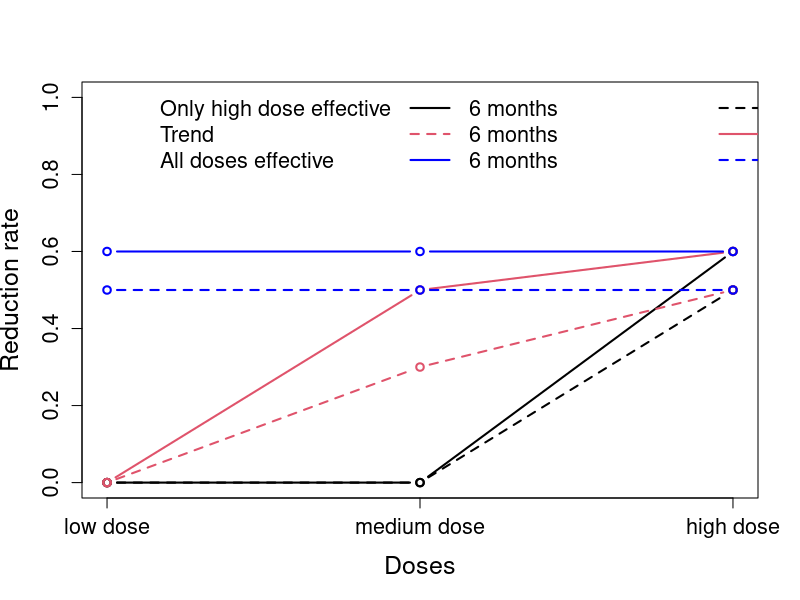

R code for this plot: (Note: this script raises an error after producing the figure.)
###################################################################
#mans

mu<-1838
sigma<-2565
rmonth=30


##################################
#
# Simulation 1
#


r0_6no=0
r1_6no=0
r2_6no=0
r3_6no=0
r0_12no=0
r1_12no=0
r2_12no=0
r3_12no=0

r0_6lo=0
r1_6lo=0
r2_6lo=0
r3_6lo=0.5
r0_12lo=0
r1_12lo=0
r2_12lo=0
r3_12lo=0.6

r0_6me=0
r1_6me=0
r2_6me=0.3
r3_6me=0.5
r0_12me=0
r1_12me=0
r2_12me=0.5
r3_12me=0.6

r0_6hi=0
r1_6hi=0.5
r2_6hi=0.5
r3_6hi=0.5
r0_12hi=0
r1_12hi=0.6
r2_12hi=0.6
r3_12hi=0.6

pdf(file ="Scenarios.pdf", width = 10, height = 10, pointsize = 12, paper = "special")
plot(1:3,c(r1_6lo,r2_6lo,r3_6lo),type="b",lty=2,ylim=c(0,1),ylab="Reduction rate",xlab="Doses",lwd=2,xaxt="n",cex.lab=1.5,cex.axis=1.3)
axis(1,c(1:3),c("low dose","medium dose","high dose"),cex.axis=1.3,cex=1.3)#,c("Selection","condPow","Pow"),padj=-0.3,cex.axis=1.3)
legend("topleft",legend=c("Only high dose effective","Trend","All doses effective","6 months","6 months","6 months","12 months","12 months","12 months"),lwd=2,col=c("white","white","white",1,2,"blue",1,2,"blue"),bty="n",lty=c(2,1,2,1,2,1),ncol=3,cex=1.3)
lines(1:3,c(r1_12lo,r2_12lo,r3_12lo),type="b",lty=1,lwd=2)
lines(1:3,c(r1_12me,r2_12me,r3_12me),type="b",lty=1,lwd=2,col=2)
lines(1:3,c(r1_6me,r2_6me,r3_6me),type="b",lty=2,lwd=2,col=2)            
lines(1:3,c(r1_12hi,r2_12hi,r3_12hi),type="b",lty=1,lwd=2,col="blue")
lines(1:3,c(r1_6hi,r2_6hi,r3_6hi),type="b",lty=2,lwd=2,col="blue")            
dev.off()







mu_raw_0 = mu
sd_raw_0 = sigma 
rho = 0.5
n_trials=10000
n_arms = 4
N1<-c(80,80,80,120,120,120)
N = 200

alpha1<-c(.1,.2,.3,.1,.2,.3)
alpha=.025
sim_out1=1
sel_scen=0
side1=1
test1=0
dropout=.1
rr0=0
rr1=0
rr2=0
rr3=0

#no_effect

#simulation.global.null<-c(mu_raw_0, sd_raw_0, r0_6,r1_6,r2_6,r3_6, r0_12,r1_12,r2_12,r3_12,  rho ,   #data.matrix(expand.grid
#            n_trials,n_arms,N1 , N, rmonth, alpha1 , alpha,  sim_out1,sel_scen, side1, test1)#)

mans_no_effect<-mapply(simul_res,mu_raw_0, sd_raw_0 , r0_6no,r1_6no,r2_6no,r3_6no, r0_12no,r1_12no,r2_12no,r3_12no,  rho ,
                        n_trials,4,N1 , N, rmonth, alpha1 , alpha,
                        sim_out1,sel_scen, side1,test1,dropout,rr0,rr1,rr2,rr3)



#low_effect
mans_low_effect<-mapply(simul_res,mu_raw_0, sd_raw_0 , r0_6lo,r1_6lo,r2_6lo,r3_6lo, r0_12lo,r1_12lo,r2_12lo,r3_12lo,  rho ,
                         n_trials,4,N1 , N, rmonth, alpha1 , alpha,
                         sim_out1,sel_scen, side1,test1,dropout,rr0,rr1,rr2,rr3)


#med_effect

mans_med_effect<-mapply(simul_res,mu_raw_0, sd_raw_0 , r0_6me,r1_6me,r2_6me,r3_6me, r0_12me,r1_12me,r2_12me,r3_12me,  rho ,
                         n_trials,4,N1 , N, rmonth, alpha1 , alpha,
                         sim_out1,sel_scen, side1,test1,dropout,rr0,rr1,rr2,rr3)



#high_effect

mans_high_effect<-mapply(simul_res,mu_raw_0, sd_raw_0 , r0_6hi,r1_6hi,r2_6hi,r3_6hi, r0_12hi,r1_12hi,r2_12hi,r3_12hi,  rho ,
                          n_trials,4,N1 , N, rmonth, alpha1 , alpha,
                          sim_out1,sel_scen, side1,test1,dropout,rr0,rr1,rr2,rr3)




#Power
pdf(file ="mans_Pow.pdf", width = 12, height = 9, pointsize = 12, paper = "special")

par (mfrow=c(3,4), mar=c(1, 1, 1, 1), oma=c(3, 3, 1, 1))
#plot(1:3,mans_no_effect[7,1:3],type="b",xaxt="n",ylim=c(0,1),lty=1,lwd=2,col=1)
#mtext(side=2,"Proportion",cex=1,line=2.1)#,line=2.2)
#mtext(side=3,"Low Dose",cex=1.3)#,line=2.2)
#lines(1:3,mans_no_effect[7,4:6],type="b",lwd=2,col=2)
#lines(1:3,mans_no_effect[11,1:3],type="b",lwd=2,col=3,lty=2)
#lines(1:3,mans_no_effect[15,1:3],type="b",lwd=2,col=5,lty=2)

#plot(1:3,mans_no_effect[8,1:3],type="b",xaxt="n",yaxt="n",ylim=c(0,1),lwd=2,col=1)
#mtext(side=3,"Medium Dose",cex=1.3)#,line=2.2)
#lines(1:3,mans_no_effect[8,4:6],type="b",lwd=2,col=2)
#lines(1:3,mans_no_effect[12,1:3],type="b",lwd=2,col=3,lty=2)
#lines(1:3,mans_no_effect[16,1:3],type="b",lwd=2,col=5,lty=2)

#plot(1:3,mans_no_effect[9,1:3],type="b",xaxt="n",yaxt="n",ylim=c(0,1),lwd=2,col=1)
#mtext(side=3,"High Dose",cex=1.3)#,line=2.2)
#lines(1:3,mans_no_effect[9,4:6],type="b",lwd=2,col=2)
#lines(1:3,mans_no_effect[13,1:3],type="b",lwd=2,col=3,lty=2)
#lines(1:3,mans_no_effect[17,1:3],type="b",lwd=2,col=5,lty=2)

#plot(1:3,mans_no_effect[10,1:3],type="b",xaxt="n",yaxt="n",ylim=c(0,1),lwd=2,col=1)
#mtext(side=3,"Disjunctive",cex=1.3)#,line=2.2)
#lines(1:3,mans_no_effect[10,4:6],type="b",lwd=2,col=2)
#lines(1:3,mans_no_effect[14,1:3],type="b",lwd=2,col=3,lty=2)
#lines(1:3,mans_no_effect[18,1:3],type="b",lwd=2,col=5,lty=2)
#mtext(side=4,"Global null hypothesis",cex=1,line=1)#,line=2.2)



plot(1:3,mans_low_effect[7,1:3],type="b",xaxt="n",ylim=c(0,1),lty=1,lwd=2,col=1,cex.axis=1.3)
legend("top",legend=c(expression(N[1]==80),expression(N[1]==120),"MA1","MA2"),lwd=2,col=c(1,2,3,4,"white","white"),lty=c(1,1,2,2),bty="n",cex=1.3)
mtext(side=2,"Proportion",cex=1,line=2.1)#,line=2.2)
mtext(side=3,"Low Dose",cex=1.3)#,line=2.2)
lines(1:3,mans_low_effect[7,4:6],type="b",lty=1,lwd=2,col=2)
lines(1:3,mans_low_effect[11,1:3],type="b",lwd=2,col=3,lty=2)
lines(1:3,mans_low_effect[15,1:3],type="b",lwd=2,col=5,lty=2)

plot(1:3,mans_low_effect[8,1:3],type="b",xaxt="n",yaxt="n",ylim=c(0,1),lwd=2,col=1)
mtext(side=3,"Medium Dose",cex=1.3)#,line=2.2)
lines(1:3,mans_low_effect[8,4:6],type="b",lwd=2,col=2)
lines(1:3,mans_low_effect[12,1:3],type="b",lwd=2,col=3,lty=2)
lines(1:3,mans_low_effect[16,1:3],type="b",lwd=2,col=5,lty=2)

plot(1:3,mans_low_effect[9,1:3],type="b",xaxt="n",yaxt="n",ylim=c(0,1),lwd=2,col=1)
mtext(side=3,"High Dose",cex=1.3)#,line=2.2)
lines(1:3,mans_low_effect[9,4:6],type="b",lwd=2,col=2)
lines(1:3,mans_low_effect[13,1:3],type="b",lwd=2,col=3,lty=2)
lines(1:3,mans_low_effect[17,1:3],type="b",lwd=2,col=5,lty=2)

plot(1:3,mans_low_effect[10,1:3],type="b",xaxt="n",yaxt="n",ylim=c(0,1),lwd=2,col=1)
lines(1:3,mans_low_effect[10,4:6],type="b",lwd=2,col=2)
mtext(side=3,"Disjunctive",cex=1.3)#,line=2.2)lines(1:3,mans_low_effect[10,4:6],type="b",lwd=2,col=2)
lines(1:3,mans_low_effect[14,1:3],type="b",lwd=2,col=3,lty=2)
lines(1:3,mans_low_effect[18,1:3],type="b",lwd=2,col=5,lty=2)
mtext(side=4,"Scenario high dose eff.",cex=1,line=1)#,line=2.2)


plot(1:3,mans_med_effect[7,1:3],type="b",xaxt="n",ylim=c(0,1),lty=1,lwd=2,col=1,cex.axis=1.3)
mtext(side=2,"Proportion",cex=1,line=2.1)#,line=2.2)
lines(1:3,mans_med_effect[7,4:6],type="b",lty=1,lwd=2,col=2)
lines(1:3,mans_med_effect[11,1:3],type="b",lwd=2,col=3,lty=2)
lines(1:3,mans_med_effect[15,1:3],type="b",lwd=2,col=5,lty=2)

plot(1:3,mans_med_effect[8,1:3],type="b",xaxt="n",yaxt="n",ylim=c(0,1),lwd=2,col=1)
lines(1:3,mans_med_effect[8,4:6],type="b",lwd=2,col=2)
lines(1:3,mans_med_effect[12,1:3],type="b",lwd=2,col=3,lty=2)
lines(1:3,mans_med_effect[16,1:3],type="b",lwd=2,col=5,lty=2)

plot(1:3,mans_med_effect[9,1:3],type="b",xaxt="n",yaxt="n",ylim=c(0,1),lwd=2,col=1)
lines(1:3,mans_med_effect[9,4:6],type="b",lwd=2,col=2)
lines(1:3,mans_med_effect[13,1:3],type="b",lwd=2,col=3,lty=2)
lines(1:3,mans_med_effect[17,1:3],type="b",lwd=2,col=5,lty=2)

plot(1:3,mans_med_effect[10,1:3],type="b",xaxt="n",yaxt="n",ylim=c(0,1),lwd=2,col=1)
lines(1:3,mans_med_effect[10,4:6],type="b",lwd=2,col=2)
lines(1:3,mans_med_effect[14,1:3],type="b",lwd=2,col=3,lty=2)
lines(1:3,mans_med_effect[18,1:3],type="b",lwd=2,col=5,lty=2)
mtext(side=4,"Scenario Trend",cex=1,line=1)#,line=2.2)

plot(1:3,mans_high_effect[7,1:3],type="b",xaxt="n",ylim=c(0,1),lty=1,lwd=2,col=1,cex.axis=1.3)
mtext(side=2,"Proportion",cex=1,line=2.1)#,line=2.2)
lines(1:3,mans_high_effect[7,4:6],type="b",lty=1,lwd=2,col=2)
lines(1:3,mans_high_effect[11,1:3],type="b",lwd=2,col=3,lty=2)
lines(1:3,mans_high_effect[15,1:3],type="b",lwd=2,col=5,lty=2)
axis(1,c(1:3),c("0.1","0.2","0.3"),padj=-0.3,cex.axis=1.3)#,c("Selection","condPow","Pow"),padj=-0.3,cex.axis=1.3)
mtext(side=1,expression(alpha[1]),cex=1,line=2)#,line=2.2)

plot(1:3,mans_high_effect[8,1:3],type="b",xaxt="n",yaxt="n",ylim=c(0,1),lwd=2,col=1)
lines(1:3,mans_high_effect[8,4:6],type="b",lwd=2,col=2)
lines(1:3,mans_high_effect[12,1:3],type="b",lwd=2,col=3,lty=2)
lines(1:3,mans_high_effect[16,1:3],type="b",lwd=2,col=5,lty=2)
axis(1,c(1:3),c("0.1","0.2","0.3"),padj=-0.3,cex.axis=1.3)#,c("Selection","condPow","Pow"),padj=-0.3,cex.axis=1.3)
mtext(side=1,expression(alpha[1]),cex=1,line=2)#,line=2.2)

plot(1:3,mans_high_effect[9,1:3],type="b",xaxt="n",yaxt="n",ylim=c(0,1),lwd=2,col=1)
lines(1:3,mans_high_effect[9,4:6],type="b",lwd=2,col=2)
lines(1:3,mans_high_effect[13,1:3],type="b",lwd=2,col=3,lty=2)
lines(1:3,mans_high_effect[17,1:3],type="b",lwd=2,col=5,lty=2)
axis(1,c(1:3),c("0.1","0.2","0.3"),padj=-0.3,cex.axis=1.3)#,c("Selection","condPow","Pow"),padj=-0.3,cex.axis=1.3)
mtext(side=1,expression(alpha[1]),cex=1,line=2)#,line=2.2)

plot(1:3,mans_high_effect[10,1:3],type="b",xaxt="n",yaxt="n",ylim=c(0,1),lwd=2,col=1)
lines(1:3,mans_high_effect[10,4:6],type="b",lwd=2,col=2)
lines(1:3,mans_high_effect[14,1:3],type="b",lwd=2,col=3,lty=2)
lines(1:3,mans_high_effect[18,1:3],type="b",lwd=2,col=5,lty=2)
mtext(side=4,"Scenario all dose eff.",cex=1,line=1)#,line=2.2)
axis(1,c(1:3),c("0.1","0.2","0.3"),padj=-0.3,cex.axis=1.3)#,c("Selection","condPow","Pow"),padj=-0.3,cex.axis=1.3)
mtext(side=1,expression(alpha[1]),cex=1,line=2)#,line=2.2)

dev.off()



#Selection
pdf(file ="mans_selection.pdf", width = 9, height = 12, pointsize = 12, paper = "special")

par (mfrow=c(4,3), mar=c(1, 1, 1, 1), oma=c(3, 3, 1, 1))
plot(1:3,mans_no_effect[1,1:3],type="b",xaxt="n",ylim=c(0,1),lty=1,lwd=2,col=1)
legend("top",legend=c(expression(N[1]==80),expression(N[1]==120)),lwd=2,col=c(1,2),lty=c(1,1),bty="n",cex=1.3)
mtext(side=2,"Proportion",cex=1,line=2.1)#,line=2.2)
mtext(side=3,"Low Dose",cex=1.3)#,line=2.2)
#legend("topright",legend=c(expression(N[1]==60),expression(alpha[1]==0.1),expression(alpha[1]==0.2),expression(alpha[1]==0.3),expression(N[1]==90),expression(alpha[1]==0.1),expression(alpha[1]==0.2),expression(alpha[1]==0.3)),cex=.8,lwd=2,col=c("white",1:3,"white",4:6),lwd=2.5,ncol=2,bty="n",pch=c(1,1:3,1,4:6))
lines(1:3,mans_no_effect[1,4:6],type="b",lwd=2,col=2)

plot(1:3,mans_no_effect[2,1:3],type="b",xaxt="n",yaxt="n",ylim=c(0,1),lwd=2,col=1)
mtext(side=3,"Medium Dose",cex=1.3)#,line=2.2)
lines(1:3,mans_no_effect[2,4:6],type="b",lwd=2,col=2)

plot(1:3,mans_no_effect[3,1:3],type="b",xaxt="n",yaxt="n",ylim=c(0,1),lwd=2,col=1)
mtext(side=3,"High Dose",cex=1.3)#,line=2.2)
lines(1:3,mans_no_effect[3,4:6],type="b",lwd=2,col=2)

mtext(side=4,"Global null hypothesis",cex=1,line=1)#,line=2.2)



plot(1:3,mans_low_effect[1,1:3],type="b",xaxt="n",ylim=c(0,1),lty=1,lwd=2,col=1,cex.axis=1.3)
mtext(side=2,"Proportion",cex=1,line=2.1)#,line=2.2)
lines(1:3,mans_low_effect[1,4:6],type="b",lty=1,lwd=2,col=2)

plot(1:3,mans_low_effect[2,1:3],type="b",xaxt="n",yaxt="n",ylim=c(0,1),lwd=2,col=1)
lines(1:3,mans_low_effect[2,4:6],type="b",lwd=2,col=2)

plot(1:3,mans_low_effect[3,1:3],type="b",xaxt="n",yaxt="n",ylim=c(0,1),lwd=2,col=1)
lines(1:3,mans_low_effect[3,4:6],type="b",lwd=2,col=2)
mtext(side=4,"Scenario high dose eff.",cex=1,line=1)#,line=2.2)


plot(1:3,mans_med_effect[1,1:3],type="b",xaxt="n",ylim=c(0,1),lty=1,lwd=2,col=1,cex.axis=1.3)
mtext(side=2,"Proportion",cex=1,line=2.1)#,line=2.2)
lines(1:3,mans_med_effect[1,4:6],type="b",lty=1,lwd=2,col=2)

plot(1:3,mans_med_effect[2,1:3],type="b",xaxt="n",yaxt="n",ylim=c(0,1),lwd=2,col=1)
lines(1:3,mans_med_effect[2,4:6],type="b",lwd=2,col=2)

plot(1:3,mans_med_effect[3,1:3],type="b",xaxt="n",yaxt="n",ylim=c(0,1),lwd=2,col=1)
lines(1:3,mans_med_effect[3,4:6],type="b",lwd=2,col=2)
mtext(side=4,"Scenario Trend",cex=1,line=1)#,line=2.2)

plot(1:3,mans_high_effect[1,1:3],type="b",xaxt="n",ylim=c(0,1),lty=1,lwd=2,col=1,cex.axis=1.3)
mtext(side=2,"Proportion",cex=1,line=2.1)#,line=2.2)
lines(1:3,mans_high_effect[1,4:6],type="b",lty=1,lwd=2,col=2)
axis(1,c(1:3),c("0.1","0.2","0.3"),padj=-0.3,cex.axis=1.3)#,c("Selection","condPow","Pow"),padj=-0.3,cex.axis=1.3)
mtext(side=1,expression(alpha[1]),cex=1,line=2)#,line=2.2)

plot(1:3,mans_high_effect[2,1:3],type="b",xaxt="n",yaxt="n",ylim=c(0,1),lwd=2,col=1)
lines(1:3,mans_high_effect[2,4:6],type="b",lwd=2,col=2)
axis(1,c(1:3),c("0.1","0.2","0.3"),padj=-0.3,cex.axis=1.3)#,c("Selection","condPow","Pow"),padj=-0.3,cex.axis=1.3)
mtext(side=1,expression(alpha[1]),cex=1,line=2)#,line=2.2)

plot(1:3,mans_high_effect[3,1:3],type="b",xaxt="n",yaxt="n",ylim=c(0,1),lwd=2,col=1)
lines(1:3,mans_high_effect[3,4:6],type="b",lwd=2,col=2)
axis(1,c(1:3),c("0.1","0.2","0.3"),padj=-0.3,cex.axis=1.3)#,c("Selection","condPow","Pow"),padj=-0.3,cex.axis=1.3)
mtext(side=1,expression(alpha[1]),cex=1,line=2)#,line=2.2)
mtext(side=4,"Scenario all dose eff.",cex=1,line=1)#,line=2.2)
dev.off()

#Conditional Power


pdf(file ="mans_condpower.pdf", width = 9, height = 9, pointsize = 12, paper = "special")
par (mfrow=c(3,3), mar=c(1, 1, 1, 1), oma=c(3, 3, 1, 1))
#plot(1:3,mans_no_effect[4,1:3],type="b",xaxt="n",ylim=c(0,1),lty=1,lwd=2,col=1)
#mtext(side=2,"Proportion",cex=1,line=2.1)#,line=2.2)
#mtext(side=3,"Low Dose",cex=1.3)#,line=2.2)
#legend("topright",legend=c(expression(N[1]==60),expression(alpha[1]==0.1),expression(alpha[1]==0.2),expression(alpha[1]==0.3),expression(N[1]==90),expression(alpha[1]==0.1),expression(alpha[1]==0.2),expression(alpha[1]==0.3)),cex=.8,lwd=2,col=c("white",1:3,"white",4:6),lwd=2.5,ncol=2,bty="n",pch=c(1,1:3,1,4:6))
#lines(1:3,mans_no_effect[4,4:6],type="b",lwd=2,col=2)

#plot(1:3,mans_no_effect[5,1:3],type="b",xaxt="n",yaxt="n",ylim=c(0,1),lwd=2,col=1)
#mtext(side=3,"Medium Dose",cex=1.3)#,line=2.2)
#lines(1:3,mans_no_effect[5,4:6],type="b",lwd=2,col=2)

#plot(1:3,mans_no_effect[6,1:3],type="b",xaxt="n",yaxt="n",ylim=c(0,1),lwd=2,col=1)
#mtext(side=3,"High Dose",cex=1.3)#,line=2.2)
#lines(1:3,mans_no_effect[6,4:6],type="b",lwd=2,col=2)

#mtext(side=4,"Global null hypothesis",cex=1,line=1)#,line=2.2)



plot(1:3,mans_low_effect[4,1:3],type="b",xaxt="n",ylim=c(0,1),lty=1,lwd=2,col=1,cex.axis=1.3)
legend("top",legend=c(expression(N[1]==80),expression(N[1]==120)),lwd=2,col=c(1,2),lty=c(1,1),bty="n",cex=1.3)
mtext(side=3,"Low Dose",cex=1.3)#,line=2.2)
mtext(side=2,"Proportion",cex=1,line=2.1)#,line=2.2)
lines(1:3,mans_low_effect[4,4:6],type="b",lty=1,lwd=2,col=2)

plot(1:3,mans_low_effect[5,1:3],type="b",xaxt="n",yaxt="n",ylim=c(0,1),lwd=2,col=1)
mtext(side=3,"Medium Dose",cex=1.3)#,line=2.2)
lines(1:3,mans_low_effect[5,4:6],type="b",lwd=2,col=2)

plot(1:3,mans_low_effect[6,1:3],type="b",xaxt="n",yaxt="n",ylim=c(0,1),lwd=2,col=1)
mtext(side=3,"High Dose",cex=1.3)#,line=2.2)
lines(1:3,mans_low_effect[6,4:6],type="b",lwd=2,col=2)
mtext(side=4,"Scenario high dose eff.",cex=1,line=1)#,line=2.2)


plot(1:3,mans_med_effect[4,1:3],type="b",xaxt="n",ylim=c(0,1),lty=1,lwd=2,col=1,cex.axis=1.3)
mtext(side=2,"Proportion",cex=1,line=2.1)#,line=2.2)
lines(1:3,mans_med_effect[4,4:6],type="b",lty=1,lwd=2,col=2)

plot(1:3,mans_med_effect[5,1:3],type="b",xaxt="n",yaxt="n",ylim=c(0,1),lwd=2,col=1)
lines(1:3,mans_med_effect[5,4:6],type="b",lwd=2,col=2)

plot(1:3,mans_med_effect[6,1:3],type="b",xaxt="n",yaxt="n",ylim=c(0,1),lwd=2,col=1)
lines(1:3,mans_med_effect[6,4:6],type="b",lwd=2,col=2)
mtext(side=4,"Scenario Trend",cex=1,line=1)#,line=2.2)

plot(1:3,mans_high_effect[4,1:3],type="b",xaxt="n",ylim=c(0,1),lty=1,lwd=2,col=1,cex.axis=1.3)
mtext(side=2,"Proportion",cex=1,line=2.1)#,line=2.2)
lines(1:3,mans_high_effect[4,4:6],type="b",lty=1,lwd=2,col=2)
axis(1,c(1:3),c("0.1","0.2","0.3"),padj=-0.3,cex.axis=1.3)#,c("Selection","condPow","Pow"),padj=-0.3,cex.axis=1.3)
mtext(side=1,expression(alpha[1]),cex=1,line=2)#,line=2.2)

plot(1:3,mans_high_effect[5,1:3],type="b",xaxt="n",yaxt="n",ylim=c(0,1),lwd=2,col=1)
lines(1:3,mans_high_effect[5,4:6],type="b",lwd=2,col=2)
axis(1,c(1:3),c("0.1","0.2","0.3"),padj=-0.3,cex.axis=1.3)#,c("Selection","condPow","Pow"),padj=-0.3,cex.axis=1.3)
mtext(side=1,expression(alpha[1]),cex=1,line=2)#,line=2.2)

plot(1:3,mans_high_effect[6,1:3],type="b",xaxt="n",yaxt="n",ylim=c(0,1),lwd=2,col=1)
lines(1:3,mans_high_effect[6,4:6],type="b",lwd=2,col=2)
axis(1,c(1:3),c("0.1","0.2","0.3"),padj=-0.3,cex.axis=1.3)#,c("Selection","condPow","Pow"),padj=-0.3,cex.axis=1.3)
mtext(side=1,expression(alpha[1]),cex=1,line=2)#,line=2.2)
mtext(side=4,"Scenario all dose eff.",cex=1,line=1)#,line=2.2)

dev.off()



##################################
#
# Simulation 2
#




###############################################################################################
###############################################################################################

#
#
#     Compare  linear model - t-test Wilcoxon
#
#


N1<-120
alpha1<-.3
sel_scen=c(0,0,0,1,1,1)
test1=c(0,2,3,0,2,3)

#no_effect

mans_no_effect_test<-mapply(simul_res,mu_raw_0, sd_raw_0 , r0_6no,r1_6no,r2_6no,r3_6no, r0_12no,r1_12no,r2_12no,r3_12no,  rho ,
                             n_trials,4,N1 , N, rmonth, alpha1 , alpha,
                             sim_out1,sel_scen, side1,test1,dropout,rr0,rr1,rr2,rr3)

#low_effect
mans_low_effect_test<-mapply(simul_res,mu_raw_0, sd_raw_0 , r0_6lo,r1_6lo,r2_6lo,r3_6lo, r0_12lo,r1_12lo,r2_12lo,r3_12lo,  rho ,
                              n_trials,4,N1 , N, rmonth, alpha1 , alpha,
                              sim_out1,sel_scen, side1,test1,dropout,rr0,rr1,rr2,rr3)

#med_effect

mans_med_effect_test<-mapply(simul_res,mu_raw_0, sd_raw_0 , r0_6me,r1_6me,r2_6me,r3_6me, r0_12me,r1_12me,r2_12me,r3_12me,  rho ,
                              n_trials,4,N1 , N, rmonth, alpha1 , alpha,
                              sim_out1,sel_scen, side1,test1,dropout,rr0,rr1,rr2,rr3)

#high_effect

mans_high_effect_test<-mapply(simul_res,mu_raw_0, sd_raw_0 , r0_6hi,r1_6hi,r2_6hi,r3_6hi, r0_12hi,r1_12hi,r2_12hi,r3_12hi,  rho ,
                               n_trials,4,N1 , N, rmonth, alpha1 , alpha,
                               sim_out1,sel_scen, side1,test1,dropout,rr0,rr1,rr2,rr3)







#Power
pdf(file ="mans_Pow_test.pdf", width = 12, height = 9, pointsize = 12, paper = "special")

par (mfrow=c(3,4), mar=c(1, 1, 1, 1), oma=c(3, 3, 1, 1))
#plot(1:3,mans_no_effect_test[7,1:3],type="b",xaxt="n",ylim=c(0,1),lty=1,lwd=2,col=1)
#mtext(side=2,"Proportion",cex=1,line=2.1)#,line=2.2)
#mtext(side=3,"Low Dose",cex=1.3)#,line=2.2)
##legend("topright",legend=c(expression(N[1]==60),expression(alpha[1]==0.1),expression(alpha[1]==0.2),expression(alpha[1]==0.3),expression(N[1]==90),expression(alpha[1]==0.1),expression(alpha[1]==0.2),expression(alpha[1]==0.3)),cex=.8,lwd=2,col=c("white",1:3,"white",4:6),lwd=2.5,ncol=2,bty="n",pch=c(1,1:3,1,4:6))
#lines(1:3,mans_no_effect_test[7,4:6],type="b",lwd=2,col=2)
#lines(1:3,mans_no_effect_test[11,1:3],type="b",lwd=2,col=3,lty=2)
##lines(1:3,mans_no_effect_test[11,4:6],type="b",lwd=2,col=4) #sollte das selbe sein wie in voriger Zeile, daher weglassen
#lines(1:3,mans_no_effect_test[15,1:3],type="b",lwd=2,col=5,lty=2)

#plot(1:3,mans_no_effect_test[8,1:3],type="b",xaxt="n",yaxt="n",ylim=c(0,1),lwd=2,col=1)
#mtext(side=3,"Medium Dose",cex=1.3)#,line=2.2)
#lines(1:3,mans_no_effect_test[8,4:6],type="b",lwd=2,col=2)
#lines(1:3,mans_no_effect_test[12,1:3],type="b",lwd=2,col=3,lty=2)
#lines(1:3,mans_no_effect_test[16,1:3],type="b",lwd=2,col=5,lty=2)#

#plot(1:3,mans_no_effect_test[9,1:3],type="b",xaxt="n",yaxt="n",ylim=c(0,1),lwd=2,col=1)
#mtext(side=3,"High Dose",cex=1.3)#,line=2.2)
#lines(1:3,mans_no_effect_test[9,4:6],type="b",lwd=2,col=2)
#lines(1:3,mans_no_effect_test[13,1:3],type="b",lwd=2,col=3,lty=2)
#lines(1:3,mans_no_effect_test[17,1:3],type="b",lwd=2,col=5,lty=2)

#plot(1:3,mans_no_effect_test[10,1:3],type="b",xaxt="n",yaxt="n",ylim=c(0,1),lwd=2,col=1)
#mtext(side=3,"Disjunctive",cex=1.3)#,line=2.2)
#lines(1:3,mans_no_effect_test[10,4:6],type="b",lwd=2,col=2)
#lines(1:3,mans_no_effect_test[14,1:3],type="b",lwd=2,col=3,lty=2)
#lines(1:3,mans_no_effect_test[18,1:3],type="b",lwd=2,col=5,lty=2)
#mtext(side=4,"Global null hypothesis",cex=1,line=1)#,line=2.2)



plot(1:3,mans_low_effect_test[7,1:3],type="b",xaxt="n",ylim=c(0,1),lty=1,lwd=2,col=1,cex.axis=1.3)
legend("top",legend=c(expression(N[1]==80),expression(N[1]==120),"MA1","MA2"),lwd=2,col=c(1,2,3,4),lty=c(1,1,2,2),bty="n",cex=1.3)
mtext(side=2,"Proportion",cex=1,line=2.1)#,line=2.2)
mtext(side=3,"Low Dose",cex=1.3)#,line=2.2)
lines(1:3,mans_low_effect_test[7,4:6],type="b",lty=1,lwd=2,col=2)
lines(1:3,mans_low_effect_test[11,1:3],type="b",lwd=2,col=3,lty=2)
lines(1:3,mans_low_effect_test[15,1:3],type="b",lwd=2,col=5,lty=2)

plot(1:3,mans_low_effect_test[8,1:3],type="b",xaxt="n",yaxt="n",ylim=c(0,1),lwd=2,col=1)
mtext(side=3,"Medium Dose",cex=1.3)#,line=2.2)
lines(1:3,mans_low_effect_test[8,4:6],type="b",lwd=2,col=2)
lines(1:3,mans_low_effect_test[12,1:3],type="b",lwd=2,col=3,lty=2)
lines(1:3,mans_low_effect_test[16,1:3],type="b",lwd=2,col=5,lty=2)

plot(1:3,mans_low_effect_test[9,1:3],type="b",xaxt="n",yaxt="n",ylim=c(0,1),lwd=2,col=1)
mtext(side=3,"High Dose",cex=1.3)#,line=2.2)
lines(1:3,mans_low_effect_test[9,4:6],type="b",lwd=2,col=2)
lines(1:3,mans_low_effect_test[13,1:3],type="b",lwd=2,col=3,lty=2)
lines(1:3,mans_low_effect_test[17,1:3],type="b",lwd=2,col=5,lty=2)

plot(1:3,mans_low_effect_test[10,1:3],type="b",xaxt="n",yaxt="n",ylim=c(0,1),lwd=2,col=1)
mtext(side=3,"Disjunctive",cex=1.3)#,line=2.2)
lines(1:3,mans_low_effect_test[10,4:6],type="b",lwd=2,col=2)
lines(1:3,mans_low_effect_test[14,1:3],type="b",lwd=2,col=3,lty=2)
lines(1:3,mans_low_effect_test[18,1:3],type="b",lwd=2,col=5,lty=2)
mtext(side=4,"Scenario high dose eff.",cex=1,line=1)#,line=2.2)


plot(1:3,mans_med_effect_test[7,1:3],type="b",xaxt="n",ylim=c(0,1),lty=1,lwd=2,col=1,cex.axis=1.3)
mtext(side=2,"Proportion",cex=1,line=2.1)#,line=2.2)
lines(1:3,mans_med_effect_test[7,4:6],type="b",lty=1,lwd=2,col=2)
lines(1:3,mans_med_effect_test[11,1:3],type="b",lwd=2,col=3,lty=2)
lines(1:3,mans_med_effect_test[15,1:3],type="b",lwd=2,col=5,lty=2)

plot(1:3,mans_med_effect_test[8,1:3],type="b",xaxt="n",yaxt="n",ylim=c(0,1),lwd=2,col=1)
lines(1:3,mans_med_effect_test[8,4:6],type="b",lwd=2,col=2)
lines(1:3,mans_med_effect_test[12,1:3],type="b",lwd=2,col=3,lty=2)
lines(1:3,mans_med_effect_test[16,1:3],type="b",lwd=2,col=5,lty=2)

plot(1:3,mans_med_effect_test[9,1:3],type="b",xaxt="n",yaxt="n",ylim=c(0,1),lwd=2,col=1)
lines(1:3,mans_med_effect_test[9,4:6],type="b",lwd=2,col=2)
lines(1:3,mans_med_effect_test[13,1:3],type="b",lwd=2,col=3,lty=2)
lines(1:3,mans_med_effect_test[17,1:3],type="b",lwd=2,col=5,lty=2)

plot(1:3,mans_med_effect_test[10,1:3],type="b",xaxt="n",yaxt="n",ylim=c(0,1),lwd=2,col=1)
lines(1:3,mans_med_effect_test[10,4:6],type="b",lwd=2,col=2)
lines(1:3,mans_med_effect_test[14,1:3],type="b",lwd=2,col=3,lty=2)
lines(1:3,mans_med_effect_test[18,1:3],type="b",lwd=2,col=5,lty=2)
mtext(side=4,"Scenario Trend",cex=1,line=1)#,line=2.2)

plot(1:3,mans_high_effect_test[7,1:3],type="b",xaxt="n",ylim=c(0,1),lty=1,lwd=2,col=1,cex.axis=1.3)
mtext(side=2,"Proportion",cex=1,line=2.1)#,line=2.2)
lines(1:3,mans_high_effect_test[7,4:6],type="b",lty=1,lwd=2,col=2)
lines(1:3,mans_high_effect_test[11,1:3],type="b",lwd=2,col=3,lty=2)
lines(1:3,mans_high_effect_test[15,1:3],type="b",lwd=2,col=5,lty=2)
axis(1,c(1:3),c("lm","t-test","non par."),padj=-0.3,cex.axis=1.3)#,c("Selection","condPow","Pow"),padj=-0.3,cex.axis=1.3)
mtext(side=1,"Analysis",cex=1,line=2)#,line=2.2)

plot(1:3,mans_high_effect_test[8,1:3],type="b",xaxt="n",yaxt="n",ylim=c(0,1),lwd=2,col=1)
lines(1:3,mans_high_effect_test[8,4:6],type="b",lwd=2,col=2)
lines(1:3,mans_high_effect_test[12,1:3],type="b",lwd=2,col=3,lty=2)
lines(1:3,mans_high_effect_test[16,1:3],type="b",lwd=2,col=5,lty=2)
axis(1,c(1:3),c("lm","t-test","non par."),padj=-0.3,cex.axis=1.3)#,c("Selection","condPow","Pow"),padj=-0.3,cex.axis=1.3)
mtext(side=1,"Analysis",cex=1,line=2)#,line=2.2)

plot(1:3,mans_high_effect_test[9,1:3],type="b",xaxt="n",yaxt="n",ylim=c(0,1),lwd=2,col=1)
lines(1:3,mans_high_effect_test[9,4:6],type="b",lwd=2,col=2)
lines(1:3,mans_high_effect_test[13,1:3],type="b",lwd=2,col=3,lty=2)
lines(1:3,mans_high_effect_test[17,1:3],type="b",lwd=2,col=5,lty=2)
axis(1,c(1:3),c("lm","t-test","non par."),padj=-0.3,cex.axis=1.3)#,c("Selection","condPow","Pow"),padj=-0.3,cex.axis=1.3)
mtext(side=1,"Analysis",cex=1,line=2)#,line=2.2)

plot(1:3,mans_high_effect_test[10,1:3],type="b",xaxt="n",yaxt="n",ylim=c(0,1),lwd=2,col=1)
lines(1:3,mans_high_effect_test[10,4:6],type="b",lwd=2,col=2)
lines(1:3,mans_high_effect_test[14,1:3],type="b",lwd=2,col=3,lty=2)
lines(1:3,mans_high_effect_test[18,1:3],type="b",lwd=2,col=5,lty=2)
mtext(side=4,"Scenario all dose eff.",cex=1,line=1)#,line=2.2)
axis(1,c(1:3),c("lm","t-test","non par."),padj=-0.3,cex.axis=1.3)#,c("Selection","condPow","Pow"),padj=-0.3,cex.axis=1.3)
mtext(side=1,"Analysis",cex=1,line=2)#,line=2.2)

dev.off()



#Selection
pdf(file ="mans_selection_test.pdf", width = 9, height = 12, pointsize = 12, paper = "special")

par (mfrow=c(4,3), mar=c(1, 1, 1, 1), oma=c(3, 3, 1, 1))
plot(1:3,mans_no_effect_test[1,1:3],type="b",xaxt="n",ylim=c(0,1),lty=1,lwd=2,col=1,cex.axis=1.3)
legend("top",legend=c(expression(N[1]==80),expression(N[1]==120)),lwd=2,col=c(1,2,3,4),lty=c(1,1,2,2),bty="n",cex=1.3)
mtext(side=2,"Proportion",cex=1,line=2.1)#,line=2.2)
mtext(side=3,"Low Dose",cex=1.3)#,line=2.2)
#legend("topright",legend=c(expression(N[1]==60),expression(alpha[1]==0.1),expression(alpha[1]==0.2),expression(alpha[1]==0.3),expression(N[1]==90),expression(alpha[1]==0.1),expression(alpha[1]==0.2),expression(alpha[1]==0.3)),cex=.8,lwd=2,col=c("white",1:3,"white",4:6),lwd=2.5,ncol=2,bty="n",pch=c(1,1:3,1,4:6))
lines(1:3,mans_no_effect_test[1,4:6],type="b",lwd=2,col=2)

plot(1:3,mans_no_effect_test[2,1:3],type="b",xaxt="n",yaxt="n",ylim=c(0,1),lwd=2,col=1)
mtext(side=3,"Medium Dose",cex=1.3)#,line=2.2)
lines(1:3,mans_no_effect_test[2,4:6],type="b",lwd=2,col=2)

plot(1:3,mans_no_effect_test[3,1:3],type="b",xaxt="n",yaxt="n",ylim=c(0,1),lwd=2,col=1)
mtext(side=3,"High Dose",cex=1.3)#,line=2.2)
lines(1:3,mans_no_effect_test[3,4:6],type="b",lwd=2,col=2)

mtext(side=4,"Global null hypothesis",cex=1,line=1)#,line=2.2)



plot(1:3,mans_low_effect_test[1,1:3],type="b",xaxt="n",ylim=c(0,1),lty=1,lwd=2,col=1,cex.axis=1.3)
mtext(side=2,"Proportion",cex=1,line=2.1)#,line=2.2)
lines(1:3,mans_low_effect_test[1,4:6],type="b",lty=1,lwd=2,col=2)

plot(1:3,mans_low_effect_test[2,1:3],type="b",xaxt="n",yaxt="n",ylim=c(0,1),lwd=2,col=1)
lines(1:3,mans_low_effect_test[2,4:6],type="b",lwd=2,col=2)

plot(1:3,mans_low_effect_test[3,1:3],type="b",xaxt="n",yaxt="n",ylim=c(0,1),lwd=2,col=1)
lines(1:3,mans_low_effect_test[3,4:6],type="b",lwd=2,col=2)
mtext(side=4,"Scenario high dose eff.",cex=1,line=1)#,line=2.2)


plot(1:3,mans_med_effect_test[1,1:3],type="b",xaxt="n",ylim=c(0,1),lty=1,lwd=2,col=1,cex.axis=1.3)
mtext(side=2,"Proportion",cex=1,line=2.1)#,line=2.2)
lines(1:3,mans_med_effect_test[1,4:6],type="b",lty=1,lwd=2,col=2)

plot(1:3,mans_med_effect_test[2,1:3],type="b",xaxt="n",yaxt="n",ylim=c(0,1),lwd=2,col=1)
lines(1:3,mans_med_effect_test[2,4:6],type="b",lwd=2,col=2)

plot(1:3,mans_med_effect_test[3,1:3],type="b",xaxt="n",yaxt="n",ylim=c(0,1),lwd=2,col=1)
lines(1:3,mans_med_effect_test[3,4:6],type="b",lwd=2,col=2)
mtext(side=4,"Scenario Trend",cex=1,line=1)#,line=2.2)

plot(1:3,mans_high_effect_test[1,1:3],type="b",xaxt="n",ylim=c(0,1),lty=1,lwd=2,col=1,cex.axis=1.3)
mtext(side=2,"Proportion",cex=1,line=2.1)#,line=2.2)
lines(1:3,mans_high_effect_test[1,4:6],type="b",lty=1,lwd=2,col=2)
axis(1,c(1:3),c("lm","t-test","non par."),padj=-0.3,cex.axis=1.3)#,c("Selection","condPow","Pow"),padj=-0.3,cex.axis=1.3)
mtext(side=1,"Analysis",cex=1,line=2)#,line=2.2)

plot(1:3,mans_high_effect_test[2,1:3],type="b",xaxt="n",yaxt="n",ylim=c(0,1),lwd=2,col=1)
lines(1:3,mans_high_effect_test[2,4:6],type="b",lwd=2,col=2)
axis(1,c(1:3),c("lm","t-test","non par."),padj=-0.3,cex.axis=1.3)#,c("Selection","condPow","Pow"),padj=-0.3,cex.axis=1.3)
mtext(side=1,"Analysis",cex=1,line=2)#,line=2.2)

plot(1:3,mans_high_effect_test[3,1:3],type="b",xaxt="n",yaxt="n",ylim=c(0,1),lwd=2,col=1)
lines(1:3,mans_high_effect_test[3,4:6],type="b",lwd=2,col=2)
axis(1,c(1:3),c("lm","t-test","non par."),padj=-0.3,cex.axis=1.3)#,c("Selection","condPow","Pow"),padj=-0.3,cex.axis=1.3)
mtext(side=1,"Analysis",cex=1,line=2)#,line=2.2)
mtext(side=4,"Scenario all dose eff.",cex=1,line=1)#,line=2.2)
dev.off()

#Conditional Power


pdf(file ="mans_condpower_test.pdf", width = 9, height = 9, pointsize = 12, paper = "special")
par (mfrow=c(3,3), mar=c(1, 1, 1, 1), oma=c(3, 3, 1, 1))
#plot(1:3,mans_no_effect_test[4,1:3],type="b",xaxt="n",ylim=c(0,1),lty=1,lwd=2,col=1)
#mtext(side=2,"Proportion",cex=1,line=2.1)#,line=2.2)
#mtext(side=3,"Low Dose",cex=1.3)#,line=2.2)
##legend("topright",legend=c(expression(N[1]==60),expression(alpha[1]==0.1),expression(alpha[1]==0.2),expression(alpha[1]==0.3),expression(N[1]==90),expression(alpha[1]==0.1),expression(alpha[1]==0.2),expression(alpha[1]==0.3)),cex=.8,lwd=2,col=c("white",1:3,"white",4:6),lwd=2.5,ncol=2,bty="n",pch=c(1,1:3,1,4:6))
#lines(1:3,mans_no_effect_test[4,4:6],type="b",lwd=2,col=2)

#plot(1:3,mans_no_effect_test[5,1:3],type="b",xaxt="n",yaxt="n",ylim=c(0,1),lwd=2,col=1)
#mtext(side=3,"Medium Dose",cex=1.3)#,line=2.2)
#lines(1:3,mans_no_effect_test[5,4:6],type="b",lwd=2,col=2)

#plot(1:3,mans_no_effect_test[6,1:3],type="b",xaxt="n",yaxt="n",ylim=c(0,1),lwd=2,col=1)
#mtext(side=3,"High Dose",cex=1.3)#,line=2.2)
#lines(1:3,mans_no_effect_test[6,4:6],type="b",lwd=2,col=2)
#mtext(side=4,"Global null hypothesis",cex=1,line=1)#,line=2.2)



plot(1:3,mans_low_effect_test[4,1:3],type="b",xaxt="n",ylim=c(0,1),lty=1,lwd=2,col=1,cex.axis=1.3)
legend("top",legend=c(expression(N[1]==80),expression(N[1]==120)),lwd=2,col=c(1,2,3,4),lty=c(1,1,2,2),bty="n",cex=1.3)
mtext(side=3,"Low Dose",cex=1.3)#,line=2.2)
mtext(side=2,"Proportion",cex=1,line=2.1)#,line=2.2)
lines(1:3,mans_low_effect_test[4,4:6],type="b",lty=1,lwd=2,col=2)

plot(1:3,mans_low_effect_test[5,1:3],type="b",xaxt="n",yaxt="n",ylim=c(0,1),lwd=2,col=1)
mtext(side=3,"Medium Dose",cex=1.3)#,line=2.2)
lines(1:3,mans_low_effect_test[5,4:6],type="b",lwd=2,col=2)

plot(1:3,mans_low_effect_test[6,1:3],type="b",xaxt="n",yaxt="n",ylim=c(0,1),lwd=2,col=1)
mtext(side=3,"High Dose",cex=1.3)#,line=2.2)
lines(1:3,mans_low_effect_test[6,4:6],type="b",lwd=2,col=2)
mtext(side=4,"Scenario high dose eff.",cex=1,line=1)#,line=2.2)


plot(1:3,mans_med_effect_test[4,1:3],type="b",xaxt="n",ylim=c(0,1),lty=1,lwd=2,col=1,cex.axis=1.3)
mtext(side=2,"Proportion",cex=1,line=2.1)#,line=2.2)
lines(1:3,mans_med_effect_test[4,4:6],type="b",lty=1,lwd=2,col=2)

plot(1:3,mans_med_effect_test[5,1:3],type="b",xaxt="n",yaxt="n",ylim=c(0,1),lwd=2,col=1)
lines(1:3,mans_med_effect_test[5,4:6],type="b",lwd=2,col=2)

plot(1:3,mans_med_effect_test[6,1:3],type="b",xaxt="n",yaxt="n",ylim=c(0,1),lwd=2,col=1)
lines(1:3,mans_med_effect_test[6,4:6],type="b",lwd=2,col=2)
mtext(side=4,"Scenario Trend",cex=1,line=1)#,line=2.2)

plot(1:3,mans_high_effect_test[4,1:3],type="b",xaxt="n",ylim=c(0,1),lty=1,lwd=2,col=1,cex.axis=1.3)
mtext(side=2,"Proportion",cex=1,line=2.1)#,line=2.2)
lines(1:3,mans_high_effect_test[4,4:6],type="b",lty=1,lwd=2,col=2)
axis(1,c(1:3),c("lm","t-test","non par."),padj=-0.3,cex.axis=1.3)#,c("Selection","condPow","Pow"),padj=-0.3,cex.axis=1.3)
mtext(side=1,"Analysis",cex=1,line=2)#,line=2.2)

plot(1:3,mans_high_effect_test[5,1:3],type="b",xaxt="n",yaxt="n",ylim=c(0,1),lwd=2,col=1)
lines(1:3,mans_high_effect_test[5,4:6],type="b",lwd=2,col=2)
axis(1,c(1:3),c("lm","t-test","non par."),padj=-0.3,cex.axis=1.3)#,c("Selection","condPow","Pow"),padj=-0.3,cex.axis=1.3)
mtext(side=1,"Analysis",cex=1,line=2)#,line=2.2)

plot(1:3,mans_high_effect_test[6,1:3],type="b",xaxt="n",yaxt="n",ylim=c(0,1),lwd=2,col=1)
lines(1:3,mans_high_effect_test[6,4:6],type="b",lwd=2,col=2)
axis(1,c(1:3),c("0.1","0.2","0.3"),padj=-0.3,cex.axis=1.3)#,c("Selection","condPow","Pow"),padj=-0.3,cex.axis=1.3)
axis(1,c(1:3),c("lm","t-test","non par."),padj=-0.3,cex.axis=1.3)#,c("Selection","condPow","Pow"),padj=-0.3,cex.axis=1.3)
mtext(side=1,"Analysis",cex=1,line=2)#,line=2.2)

dev.off()




#Error


pdf(file ="mans_Error.pdf", width = 12, height = 6, pointsize = 12, paper = "special")

par (mfrow=c(2,4), mar=c(1, 1, 1, 1), oma=c(3, 3, 1, 1))
plot(1:3,mans_no_effect[7,1:3],type="b",xaxt="n",ylim=c(0,0.05),lty=1,lwd=2,col=1,cex.axis=1.3)
legend("top",legend=c(expression(N[1]==80),expression(N[1]==120),"MA1","MA2"),lwd=2,col=c(1,2,3,4),lty=c(1,1,2,2),bty="n",cex=1.3)
mtext(side=2,"FWER",cex=1,line=2.1)#,line=2.2)
mtext(side=3,"Low Dose",cex=1.3)#,line=2.2)
lines(1:3,mans_no_effect[7,4:6],type="b",lwd=2,col=2)
lines(1:3,mans_no_effect[11,1:3],type="b",lwd=2,col=3,lty=2)
lines(1:3,mans_no_effect[15,1:3],type="b",lwd=2,col=5,lty=2)
abline(h=0.025)
axis(1,c(1:3),c("0.1","0.2","0.3"),padj=-0.3,cex.axis=1.3)#,c("Selection","condPow","Pow"),padj=-0.3,cex.axis=1.3)
mtext(side=1,expression(alpha[1]),cex=1,line=2)#,line=2.2)

plot(1:3,mans_no_effect[8,1:3],type="b",xaxt="n",yaxt="n",ylim=c(0,0.05),lwd=2,col=1)
mtext(side=3,"Medium Dose",cex=1.3)#,line=2.2)
lines(1:3,mans_no_effect[8,4:6],type="b",lwd=2,col=2)
lines(1:3,mans_no_effect[12,1:3],type="b",lwd=2,col=3,lty=2)
lines(1:3,mans_no_effect[16,1:3],type="b",lwd=2,col=5,lty=2)
abline(h=0.025)
axis(1,c(1:3),c("0.1","0.2","0.3"),padj=-0.3,cex.axis=1.3)#,c("Selection","condPow","Pow"),padj=-0.3,cex.axis=1.3)
mtext(side=1,expression(alpha[1]),cex=1,line=2)#,line=2.2)

plot(1:3,mans_no_effect[9,1:3],type="b",xaxt="n",yaxt="n",ylim=c(0,0.05),lwd=2,col=1)
mtext(side=3,"High Dose",cex=1.3)#,line=2.2)
lines(1:3,mans_no_effect[9,4:6],type="b",lwd=2,col=2)
lines(1:3,mans_no_effect[13,1:3],type="b",lwd=2,col=3,lty=2)
lines(1:3,mans_no_effect[17,1:3],type="b",lwd=2,col=5,lty=2)
abline(h=0.025)
axis(1,c(1:3),c("0.1","0.2","0.3"),padj=-0.3,cex.axis=1.3)#,c("Selection","condPow","Pow"),padj=-0.3,cex.axis=1.3)
mtext(side=1,expression(alpha[1]),cex=1,line=2)#,line=2.2)

plot(1:3,mans_no_effect[10,1:3],type="b",xaxt="n",yaxt="n",ylim=c(0,0.05),lwd=2,col=1)
mtext(side=3,"Total Study FWER",cex=1.3)#,line=2.2)
lines(1:3,mans_no_effect[10,4:6],type="b",lwd=2,col=2)
lines(1:3,mans_no_effect[14,1:3],type="b",lwd=2,col=3,lty=2)
lines(1:3,mans_no_effect[18,1:3],type="b",lwd=2,col=5,lty=2)
mtext(side=4,"Global null hypothesis",cex=1,line=1)#,line=2.2)
abline(h=0.025)
axis(1,c(1:3),c("0.1","0.2","0.3"),padj=-0.3,cex.axis=1.3)#,c("Selection","condPow","Pow"),padj=-0.3,cex.axis=1.3)
mtext(side=1,expression(alpha[1]),cex=1,line=2)#,line=2.2)



plot(1:3,mans_no_effect_test[7,1:3],type="b",xaxt="n",ylim=c(0,0.05),lty=1,lwd=2,col=1,cex.axis=1.3)
mtext(side=2,"Proportion",cex=1,line=2.1)#,line=2.2)
##legend("topright",legend=c(expression(N[1]==60),expression(alpha[1]==0.1),expression(alpha[1]==0.2),expression(alpha[1]==0.3),expression(N[1]==90),expression(alpha[1]==0.1),expression(alpha[1]==0.2),expression(alpha[1]==0.3)),cex=.8,lwd=2,col=c("white",1:3,"white",4:6),lwd=2.5,ncol=2,bty="n",pch=c(1,1:3,1,4:6))
lines(1:3,mans_no_effect_test[7,4:6],type="b",lwd=2,col=2)
lines(1:3,mans_no_effect_test[11,1:3],type="b",lwd=2,col=3,lty=2)
lines(1:3,mans_no_effect_test[15,1:3],type="b",lwd=2,col=5,lty=2)
abline(h=0.025)
axis(1,c(1:3),c("lm","t-test","non par."),padj=-0.3,cex.axis=1.3)#,c("Selection","condPow","Pow"),padj=-0.3,cex.axis=1.3)
mtext(side=1,"Analysis",cex=1,line=2)#,line=2.2)

plot(1:3,mans_no_effect_test[8,1:3],type="b",xaxt="n",yaxt="n",ylim=c(0,0.05),lwd=2,col=1)
lines(1:3,mans_no_effect_test[8,4:6],type="b",lwd=2,col=2)
lines(1:3,mans_no_effect_test[12,1:3],type="b",lwd=2,col=3,lty=2)
lines(1:3,mans_no_effect_test[16,1:3],type="b",lwd=2,col=5,lty=2)#
abline(h=0.025)
axis(1,c(1:3),c("lm","t-test","non par."),padj=-0.3,cex.axis=1.3)#,c("Selection","condPow","Pow"),padj=-0.3,cex.axis=1.3)
mtext(side=1,"Analysis",cex=1,line=2)#,line=2.2)

plot(1:3,mans_no_effect_test[9,1:3],type="b",xaxt="n",yaxt="n",ylim=c(0,0.05),lwd=2,col=1)
lines(1:3,mans_no_effect_test[9,4:6],type="b",lwd=2,col=2)
lines(1:3,mans_no_effect_test[13,1:3],type="b",lwd=2,col=3,lty=2)
lines(1:3,mans_no_effect_test[17,1:3],type="b",lwd=2,col=5,lty=2)
abline(h=0.025)
axis(1,c(1:3),c("lm","t-test","non par."),padj=-0.3,cex.axis=1.3)#,c("Selection","condPow","Pow"),padj=-0.3,cex.axis=1.3)
mtext(side=1,"Analysis",cex=1,line=2)#,line=2.2)

plot(1:3,mans_no_effect_test[10,1:3],type="b",xaxt="n",yaxt="n",ylim=c(0,0.05),lwd=2,col=1)
lines(1:3,mans_no_effect_test[10,4:6],type="b",lwd=2,col=2)
lines(1:3,mans_no_effect_test[14,1:3],type="b",lwd=2,col=3,lty=2)
lines(1:3,mans_no_effect_test[18,1:3],type="b",lwd=2,col=5,lty=2)
mtext(side=4,"Global null hypothesis",cex=1,line=1)#,line=2.2)
abline(h=0.025)
axis(1,c(1:3),c("lm","t-test","non par."),padj=-0.3,cex.axis=1.3)#,c("Selection","condPow","Pow"),padj=-0.3,cex.axis=1.3)
mtext(side=1,"Analysis",cex=1,line=2)#,line=2.2)

dev.off()















##################################
#
# Simulation 3
#




###############################################################################################
###############################################################################################

#
#
#     Add total responder; Compare  linear model - t-test Wilcoxon
#
#


N1<-120
alpha1<-.3
sel_scen=c(0,0,0)
test1=c(0,2,3,4)
rr0<-.1
rr1<-.1
rr2<-.1
rr3<-.1
#no_effect

mans_no_effect_resp<-mapply(simul_res,mu_raw_0, sd_raw_0 , r0_6no,r1_6no,r2_6no,r3_6no, r0_12no,r1_12no,r2_12no,r3_12no,  rho ,
                             n_trials,4,N1 , N, rmonth, alpha1 , alpha,
                             sim_out1,sel_scen, side1,test1,dropout,rr0,rr1,rr2,rr3)

rr0<-.1
rr1<-.1
rr2<-.1
rr3<-r3_12lo-.1

#low_effect
mans_low_effect_resp<-mapply(simul_res,mu_raw_0, sd_raw_0 , r0_6lo,r1_6lo,r2_6lo,r3_6lo, r0_12lo,r1_12lo,r2_12lo,r3_12lo,  rho ,
                              n_trials,4,N1 , N, rmonth, alpha1 , alpha,
                              sim_out1,sel_scen, side1,test1,dropout,rr0,rr1,rr2,rr3)

#med_effect
rr0<-.1
rr1<-.1
rr2<-r2_12me-.1
rr3<-r3_12me-.1

mans_med_effect_resp<-mapply(simul_res,mu_raw_0, sd_raw_0 , r0_6me,r1_6me,r2_6me,r3_6me, r0_12me,r1_12me,r2_12me,r3_12me,  rho ,
                              n_trials,4,N1 , N, rmonth, alpha1 , alpha,
                              sim_out1,sel_scen, side1,test1,dropout,rr0,rr1,rr2,rr3)

#high_effect

rr0<-.1
rr1<-r1_12hi-.1
rr2<-r2_12hi-.1
rr3<-r3_12hi-.1

mans_high_effect_resp<-mapply(simul_res,mu_raw_0, sd_raw_0 , r0_6hi,r1_6hi,r2_6hi,r3_6hi, r0_12hi,r1_12hi,r2_12hi,r3_12hi,  rho ,
                               n_trials,4,N1 , N, rmonth, alpha1 , alpha,
                               sim_out1,sel_scen, side1,test1,dropout,rr0,rr1,rr2,rr3)







#Power



#Power
pdf(file ="mans_Pow_resp.pdf", width = 12, height = 9, pointsize = 12, paper = "special")

par (mfrow=c(3,4), mar=c(1, 1, 1, 1), oma=c(3, 3, 1, 1))
#plot(1:4,mans_no_effect_resp[7,1:4],type="b",xaxt="n",ylim=c(0,1),lty=1,lwd=2,col=1)
#mtext(side=2,"Proportion",cex=1,line=2.1)#,line=2.2)
#mtext(side=3,"Low Dose",cex=1.3)#,line=2.2)
##legend("topright",legend=c(expression(N[1]==60),expression(alpha[1]==0.1),expression(alpha[1]==0.2),expression(alpha[1]==0.3),expression(N[1]==90),expression(alpha[1]==0.1),expression(alpha[1]==0.2),expression(alpha[1]==0.3)),cex=.8,lwd=2,col=c("white",1:4,"white",4:6),lwd=2.5,ncol=2,bty="n",pch=c(1,1:4,1,4:6))
#lines(1:4,mans_no_effect_resp[7,4:6],type="b",lwd=2,col=2)
#lines(1:4,mans_no_effect_resp[11,1:4],type="b",lwd=2,col=3,lty=2)
##lines(1:4,mans_no_effect_resp[11,4:6],type="b",lwd=2,col=4) #sollte das selbe sein wie in voriger Zeile, daher weglassen
#lines(1:4,mans_no_effect_resp[15,1:4],type="b",lwd=2,col=5,lty=2)

#plot(1:4,mans_no_effect_resp[8,1:4],type="b",xaxt="n",yaxt="n",ylim=c(0,1),lwd=2,col=1)
#mtext(side=3,"Medium Dose",cex=1.3)#,line=2.2)
#lines(1:4,mans_no_effect_resp[8,4:6],type="b",lwd=2,col=2)
#lines(1:4,mans_no_effect_resp[12,1:4],type="b",lwd=2,col=3,lty=2)
#lines(1:4,mans_no_effect_resp[16,1:4],type="b",lwd=2,col=5,lty=2)#

#plot(1:4,mans_no_effect_resp[9,1:4],type="b",xaxt="n",yaxt="n",ylim=c(0,1),lwd=2,col=1)
#mtext(side=3,"High Dose",cex=1.3)#,line=2.2)
#lines(1:4,mans_no_effect_resp[9,4:6],type="b",lwd=2,col=2)
#lines(1:4,mans_no_effect_resp[13,1:4],type="b",lwd=2,col=3,lty=2)
#lines(1:4,mans_no_effect_resp[17,1:4],type="b",lwd=2,col=5,lty=2)

#plot(1:4,mans_no_effect_resp[10,1:4],type="b",xaxt="n",yaxt="n",ylim=c(0,1),lwd=2,col=1)
#mtext(side=3,"Disjunctive",cex=1.3)#,line=2.2)
#lines(1:4,mans_no_effect_resp[10,4:6],type="b",lwd=2,col=2)
#lines(1:4,mans_no_effect_resp[14,1:4],type="b",lwd=2,col=3,lty=2)
#lines(1:4,mans_no_effect_resp[18,1:4],type="b",lwd=2,col=5,lty=2)
#mtext(side=4,"Global null hypothesis",cex=1,line=1)#,line=2.2)



plot(1:4,mans_low_effect_resp[7,1:4],type="b",xaxt="n",ylim=c(0,1),lty=1,lwd=2,col=1,cex.axis=1.3)
#legend("top",legend=c(expression(N[1]==80),expression(N[1]==120),"MA1","MA2"),lwd=2,col=c(1,2,3,4),lty=c(1,1,2,2),bty="n")
mtext(side=2,"Proportion",cex=1,line=2.1)#,line=2.2)
mtext(side=3,"Low Dose",cex=1.3)#,line=2.2)
#lines(1:4,mans_low_effect_resp[7,4:6],type="b",lty=1,lwd=2,col=2)
lines(1:4,mans_low_effect_resp[11,1:4],type="b",lwd=2,col=3,lty=2)
lines(1:4,mans_low_effect_resp[15,1:4],type="b",lwd=2,col=5,lty=2)

plot(1:4,mans_low_effect_resp[8,1:4],type="b",xaxt="n",yaxt="n",ylim=c(0,1),lwd=2,col=1)
mtext(side=3,"Medium Dose",cex=1.3)#,line=2.2)
#lines(1:4,mans_low_effect_resp[8,4:6],type="b",lwd=2,col=2)
lines(1:4,mans_low_effect_resp[12,1:4],type="b",lwd=2,col=3,lty=2)
lines(1:4,mans_low_effect_resp[16,1:4],type="b",lwd=2,col=5,lty=2)

plot(1:4,mans_low_effect_resp[9,1:4],type="b",xaxt="n",yaxt="n",ylim=c(0,1),lwd=2,col=1)
mtext(side=3,"High Dose",cex=1.3)#,line=2.2)
#lines(1:4,mans_low_effect_resp[9,4:6],type="b",lwd=2,col=2)
lines(1:4,mans_low_effect_resp[13,1:4],type="b",lwd=2,col=3,lty=2)
lines(1:4,mans_low_effect_resp[17,1:4],type="b",lwd=2,col=5,lty=2)

plot(1:4,mans_low_effect_resp[10,1:4],type="b",xaxt="n",yaxt="n",ylim=c(0,1),lwd=2,col=1)
mtext(side=3,"Disjunctive",cex=1.3)#,line=2.2)
#lines(1:4,mans_low_effect_resp[10,4:6],type="b",lwd=2,col=2)
lines(1:4,mans_low_effect_resp[14,1:4],type="b",lwd=2,col=3,lty=2)
lines(1:4,mans_low_effect_resp[18,1:4],type="b",lwd=2,col=5,lty=2)
mtext(side=4,"Scenario high dose eff.",cex=1,line=1)#,line=2.2)


plot(1:4,mans_med_effect_resp[7,1:4],type="b",xaxt="n",ylim=c(0,1),lty=1,lwd=2,col=1,cex.axis=1.3)
mtext(side=2,"Proportion",cex=1,line=2.1)#,line=2.2)
#lines(1:4,mans_med_effect_resp[7,4:6],type="b",lty=1,lwd=2,col=2)
lines(1:4,mans_med_effect_resp[11,1:4],type="b",lwd=2,col=3,lty=2)
lines(1:4,mans_med_effect_resp[15,1:4],type="b",lwd=2,col=5,lty=2)

plot(1:4,mans_med_effect_resp[8,1:4],type="b",xaxt="n",yaxt="n",ylim=c(0,1),lwd=2,col=1)
#lines(1:4,mans_med_effect_resp[8,4:6],type="b",lwd=2,col=2)
lines(1:4,mans_med_effect_resp[12,1:4],type="b",lwd=2,col=3,lty=2)
lines(1:4,mans_med_effect_resp[16,1:4],type="b",lwd=2,col=5,lty=2)

plot(1:4,mans_med_effect_resp[9,1:4],type="b",xaxt="n",yaxt="n",ylim=c(0,1),lwd=2,col=1)
#lines(1:4,mans_med_effect_resp[9,4:6],type="b",lwd=2,col=2)
lines(1:4,mans_med_effect_resp[13,1:4],type="b",lwd=2,col=3,lty=2)
lines(1:4,mans_med_effect_resp[17,1:4],type="b",lwd=2,col=5,lty=2)

plot(1:4,mans_med_effect_resp[10,1:4],type="b",xaxt="n",yaxt="n",ylim=c(0,1),lwd=2,col=1)
#lines(1:4,mans_med_effect_resp[10,4:6],type="b",lwd=2,col=2)
lines(1:4,mans_med_effect_resp[14,1:4],type="b",lwd=2,col=3,lty=2)
lines(1:4,mans_med_effect_resp[18,1:4],type="b",lwd=2,col=5,lty=2)
mtext(side=4,"Scenario Trend",cex=1,line=1)#,line=2.2)

plot(1:4,mans_high_effect_resp[7,1:4],type="b",xaxt="n",ylim=c(0,1),lty=1,lwd=2,col=1,cex.axis=1.3)
mtext(side=2,"Proportion",cex=1,line=2.1)#,line=2.2)
#lines(1:4,mans_high_effect_resp[7,4:6],type="b",lty=1,lwd=2,col=2)
lines(1:4,mans_high_effect_resp[11,1:4],type="b",lwd=2,col=3,lty=2)
lines(1:4,mans_high_effect_resp[15,1:4],type="b",lwd=2,col=5,lty=2)
axis(1,c(1:4),c("lm","t-test","non par.diff","non par.val"),padj=-0.3,cex.axis=1.3)#,c("Selection","condPow","Pow"),padj=-0.3,cex.axis=1.3)
mtext(side=1,"Analysis",cex=1,line=2)#,line=2.2)

plot(1:4,mans_high_effect_resp[8,1:4],type="b",xaxt="n",yaxt="n",ylim=c(0,1),lwd=2,col=1)
#lines(1:4,mans_high_effect_resp[8,4:6],type="b",lwd=2,col=2)
lines(1:4,mans_high_effect_resp[12,1:4],type="b",lwd=2,col=3,lty=2)
lines(1:4,mans_high_effect_resp[16,1:4],type="b",lwd=2,col=5,lty=2)
axis(1,c(1:4),c("lm","t-test","non par.diff","non par.val"),padj=-0.3,cex.axis=1.3)#,c("Selection","condPow","Pow"),padj=-0.3,cex.axis=1.3)
mtext(side=1,"Analysis",cex=1,line=2)#,line=2.2)

plot(1:4,mans_high_effect_resp[9,1:4],type="b",xaxt="n",yaxt="n",ylim=c(0,1),lwd=2,col=1)
#lines(1:4,mans_high_effect_resp[9,4:6],type="b",lwd=2,col=2)
lines(1:4,mans_high_effect_resp[13,1:4],type="b",lwd=2,col=3,lty=2)
lines(1:4,mans_high_effect_resp[17,1:4],type="b",lwd=2,col=5,lty=2)
axis(1,c(1:4),c("lm","t-test","non par.diff","non par.val"),padj=-0.3,cex.axis=1.3)#,c("Selection","condPow","Pow"),padj=-0.3,cex.axis=1.3)
mtext(side=1,"Analysis",cex=1,line=2)#,line=2.2)

plot(1:4,mans_high_effect_resp[10,1:4],type="b",xaxt="n",yaxt="n",ylim=c(0,1),lwd=2,col=1)
#lines(1:4,mans_high_effect_resp[10,4:6],type="b",lwd=2,col=2)
lines(1:4,mans_high_effect_resp[14,1:4],type="b",lwd=2,col=3,lty=2)
lines(1:4,mans_high_effect_resp[18,1:4],type="b",lwd=2,col=5,lty=2)
mtext(side=4,"Scenario all dose eff.",cex=1,line=1)#,line=2.2)
axis(1,c(1:4),c("lm","t-test","non par.diff","non par.val"),padj=-0.3,cex.axis=1.3)#,c("Selection","condPow","Pow"),padj=-0.3,cex.axis=1.3)
mtext(side=1,"Analysis",cex=1,line=2)#,line=2.2)

dev.off()



#Selection
pdf(file ="mans_selection_resp.pdf", width = 9, height = 12, pointsize = 12, paper = "special")

par (mfrow=c(4,3), mar=c(1, 1, 1, 1), oma=c(3, 3, 1, 1))
plot(1:4,mans_no_effect_resp[1,1:4],type="b",xaxt="n",ylim=c(0,1),lty=1,lwd=2,col=1,cex.axis=1.3)
#legend("top",legend=c(expression(N[1]==80),expression(N[1]==120)),lwd=2,col=c(1,2,3,4),lty=c(1,1,2,2),bty="n")
mtext(side=2,"Proportion",cex=1,line=2.1)#,line=2.2)
mtext(side=3,"Low Dose",cex=1.3)#,line=2.2)
#legend("topright",legend=c(expression(N[1]==60),expression(alpha[1]==0.1),expression(alpha[1]==0.2),expression(alpha[1]==0.3),expression(N[1]==90),expression(alpha[1]==0.1),expression(alpha[1]==0.2),expression(alpha[1]==0.3)),cex=.8,lwd=2,col=c("white",1:4,"white",4:6),lwd=2.5,ncol=2,bty="n",pch=c(1,1:4,1,4:6))
#lines(1:4,mans_no_effect_resp[1,4:6],type="b",lwd=2,col=2)

plot(1:4,mans_no_effect_resp[2,1:4],type="b",xaxt="n",yaxt="n",ylim=c(0,1),lwd=2,col=1)
mtext(side=3,"Medium Dose",cex=1.3)#,line=2.2)
#lines(1:4,mans_no_effect_resp[2,4:6],type="b",lwd=2,col=2)

plot(1:4,mans_no_effect_resp[3,1:4],type="b",xaxt="n",yaxt="n",ylim=c(0,1),lwd=2,col=1)
mtext(side=3,"High Dose",cex=1.3)#,line=2.2)
#lines(1:4,mans_no_effect_resp[3,4:6],type="b",lwd=2,col=2)

mtext(side=4,"Global null hypothesis",cex=1,line=1)#,line=2.2)



plot(1:4,mans_low_effect_resp[1,1:4],type="b",xaxt="n",ylim=c(0,1),lty=1,lwd=2,col=1,cex.axis=1.3)
mtext(side=2,"Proportion",cex=1,line=2.1)#,line=2.2)
#lines(1:4,mans_low_effect_resp[1,4:6],type="b",lty=1,lwd=2,col=2)

plot(1:4,mans_low_effect_resp[2,1:4],type="b",xaxt="n",yaxt="n",ylim=c(0,1),lwd=2,col=1)
#lines(1:4,mans_low_effect_resp[2,4:6],type="b",lwd=2,col=2)

plot(1:4,mans_low_effect_resp[3,1:4],type="b",xaxt="n",yaxt="n",ylim=c(0,1),lwd=2,col=1)
#lines(1:4,mans_low_effect_resp[3,4:6],type="b",lwd=2,col=2)
mtext(side=4,"Scenario high dose eff.",cex=1,line=1)#,line=2.2)


plot(1:4,mans_med_effect_resp[1,1:4],type="b",xaxt="n",ylim=c(0,1),lty=1,lwd=2,col=1,cex.axis=1.3)
mtext(side=2,"Proportion",cex=1,line=2.1)#,line=2.2)
#lines(1:4,mans_med_effect_resp[1,4:6],type="b",lty=1,lwd=2,col=2)

plot(1:4,mans_med_effect_resp[2,1:4],type="b",xaxt="n",yaxt="n",ylim=c(0,1),lwd=2,col=1)
#lines(1:4,mans_med_effect_resp[2,4:6],type="b",lwd=2,col=2)

plot(1:4,mans_med_effect_resp[3,1:4],type="b",xaxt="n",yaxt="n",ylim=c(0,1),lwd=2,col=1)
#lines(1:4,mans_med_effect_resp[3,4:6],type="b",lwd=2,col=2)
mtext(side=4,"Scenario Trend",cex=1,line=1)#,line=2.2)

plot(1:4,mans_high_effect_resp[1,1:4],type="b",xaxt="n",ylim=c(0,1),lty=1,lwd=2,col=1,cex.axis=1.3)
mtext(side=2,"Proportion",cex=1,line=2.1)#,line=2.2)
#lines(1:4,mans_high_effect_resp[1,4:6],type="b",lty=1,lwd=2,col=2)
axis(1,c(1:4),c("lm","t-test","non par.diff","non par.val"),padj=-0.3,cex.axis=1.3)#,c("Selection","condPow","Pow"),padj=-0.3,cex.axis=1.3)
mtext(side=1,"Analysis",cex=1,line=2)#,line=2.2)

plot(1:4,mans_high_effect_resp[2,1:4],type="b",xaxt="n",yaxt="n",ylim=c(0,1),lwd=2,col=1)
#lines(1:4,mans_high_effect_resp[2,4:6],type="b",lwd=2,col=2)
axis(1,c(1:4),c("lm","t-test","non par.diff","non par.val"),padj=-0.3,cex.axis=1.3)#,c("Selection","condPow","Pow"),padj=-0.3,cex.axis=1.3)
mtext(side=1,"Analysis",cex=1,line=2)#,line=2.2)

plot(1:4,mans_high_effect_resp[3,1:4],type="b",xaxt="n",yaxt="n",ylim=c(0,1),lwd=2,col=1)
#lines(1:4,mans_high_effect_resp[3,4:6],type="b",lwd=2,col=2)
axis(1,c(1:4),c("lm","t-test","non par.diff","non par.val"),padj=-0.3,cex.axis=1.3)#,c("Selection","condPow","Pow"),padj=-0.3,cex.axis=1.3)
mtext(side=1,"Analysis",cex=1,line=2)#,line=2.2)
mtext(side=4,"Scenario all dose eff.",cex=1,line=1)#,line=2.2)
dev.off()

#Conditional Power


pdf(file ="mans_condpower_resp.pdf", width = 9, height = 9, pointsize = 12, paper = "special")
par (mfrow=c(3,3), mar=c(1, 1, 1, 1), oma=c(3, 3, 1, 1))
#plot(1:4,mans_no_effect_resp[4,1:4],type="b",xaxt="n",ylim=c(0,1),lty=1,lwd=2,col=1)
#mtext(side=2,"Proportion",cex=1,line=2.1)#,line=2.2)
#mtext(side=3,"Low Dose",cex=1.3)#,line=2.2)
##legend("topright",legend=c(expression(N[1]==60),expression(alpha[1]==0.1),expression(alpha[1]==0.2),expression(alpha[1]==0.3),expression(N[1]==90),expression(alpha[1]==0.1),expression(alpha[1]==0.2),expression(alpha[1]==0.3)),cex=.8,lwd=2,col=c("white",1:4,"white",4:6),lwd=2.5,ncol=2,bty="n",pch=c(1,1:4,1,4:6))
#lines(1:4,mans_no_effect_resp[4,4:6],type="b",lwd=2,col=2)

#plot(1:4,mans_no_effect_resp[5,1:4],type="b",xaxt="n",yaxt="n",ylim=c(0,1),lwd=2,col=1)
#mtext(side=3,"Medium Dose",cex=1.3)#,line=2.2)
#lines(1:4,mans_no_effect_resp[5,4:6],type="b",lwd=2,col=2)

#plot(1:4,mans_no_effect_resp[6,1:4],type="b",xaxt="n",yaxt="n",ylim=c(0,1),lwd=2,col=1)
#mtext(side=3,"High Dose",cex=1.3)#,line=2.2)
#lines(1:4,mans_no_effect_resp[6,4:6],type="b",lwd=2,col=2)
#mtext(side=4,"Global null hypothesis",cex=1,line=1)#,line=2.2)



plot(1:4,mans_low_effect_resp[4,1:4],type="b",xaxt="n",ylim=c(0,1),lty=1,lwd=2,col=1,cex.axis=1.3)
#legend("top",legend=c(expression(N[1]==80),expression(N[1]==120)),lwd=2,col=c(1,2,3,4),lty=c(1,1,2,2),bty="n")
mtext(side=3,"Low Dose",cex=1.3)#,line=2.2)
mtext(side=2,"Proportion",cex=1,line=2.1)#,line=2.2)
#lines(1:4,mans_low_effect_resp[4,4:6],type="b",lty=1,lwd=2,col=2)

plot(1:4,mans_low_effect_resp[5,1:4],type="b",xaxt="n",yaxt="n",ylim=c(0,1),lwd=2,col=1)
mtext(side=3,"Medium Dose",cex=1.3)#,line=2.2)
#lines(1:4,mans_low_effect_resp[5,4:6],type="b",lwd=2,col=2)

plot(1:4,mans_low_effect_resp[6,1:4],type="b",xaxt="n",yaxt="n",ylim=c(0,1),lwd=2,col=1)
mtext(side=3,"High Dose",cex=1.3)#,line=2.2)
#lines(1:4,mans_low_effect_resp[6,4:6],type="b",lwd=2,col=2)
mtext(side=4,"Scenario high dose eff.",cex=1,line=1)#,line=2.2)


plot(1:4,mans_med_effect_resp[4,1:4],type="b",xaxt="n",ylim=c(0,1),lty=1,lwd=2,col=1,cex.axis=1.3)
mtext(side=2,"Proportion",cex=1,line=2.1)#,line=2.2)
#lines(1:4,mans_med_effect_resp[4,4:6],type="b",lty=1,lwd=2,col=2)

plot(1:4,mans_med_effect_resp[5,1:4],type="b",xaxt="n",yaxt="n",ylim=c(0,1),lwd=2,col=1)
#lines(1:4,mans_med_effect_resp[5,4:6],type="b",lwd=2,col=2)

plot(1:4,mans_med_effect_resp[6,1:4],type="b",xaxt="n",yaxt="n",ylim=c(0,1),lwd=2,col=1)
#lines(1:4,mans_med_effect_resp[6,4:6],type="b",lwd=2,col=2)
mtext(side=4,"Scenario Trend",cex=1,line=1)#,line=2.2)

plot(1:4,mans_high_effect_resp[4,1:4],type="b",xaxt="n",ylim=c(0,1),lty=1,lwd=2,col=1,cex.axis=1.3)
mtext(side=2,"Proportion",cex=1,line=2.1)#,line=2.2)
#lines(1:4,mans_high_effect_resp[4,4:6],type="b",lty=1,lwd=2,col=2)
axis(1,c(1:4),c("lm","t-test","non par.diff","non par.val"),padj=-0.3,cex.axis=1.3)#,c("Selection","condPow","Pow"),padj=-0.3,cex.axis=1.3)
mtext(side=1,"Analysis",cex=1,line=2)#,line=2.2)

plot(1:4,mans_high_effect_resp[5,1:4],type="b",xaxt="n",yaxt="n",ylim=c(0,1),lwd=2,col=1)
#lines(1:4,mans_high_effect_resp[5,4:6],type="b",lwd=2,col=2)
axis(1,c(1:4),c("lm","t-test","non par.diff","non par.val"),padj=-0.3,cex.axis=1.3)#,c("Selection","condPow","Pow"),padj=-0.3,cex.axis=1.3)
mtext(side=1,"Analysis",cex=1,line=2)#,line=2.2)

plot(1:4,mans_high_effect_resp[6,1:4],type="b",xaxt="n",yaxt="n",ylim=c(0,1),lwd=2,col=1)
#lines(1:4,mans_high_effect_resp[6,4:6],type="b",lwd=2,col=2)
axis(1,c(1:4),c("lm","t-test","non par.diff","non par.val"),padj=-0.3,cex.axis=1.3)#,c("Selection","condPow","Pow"),padj=-0.3,cex.axis=1.3)
mtext(side=1,"Analysis",cex=1,line=2)#,line=2.2)

dev.off()




#Error


pdf(file ="mans_Error_resp.pdf", width = 12, height = 3, pointsize = 12, paper = "special")

par (mfrow=c(1,4), mar=c(1, 1, 1, 1), oma=c(3, 3, 1, 1))



plot(1:4,mans_no_effect_resp[7,1:4],type="b",xaxt="n",ylim=c(0,0.05),lty=1,lwd=2,col=1,cex.axis=1.3)
mtext(side=2,"Proportion",cex=1,line=2.1)#,line=2.2)
##legend("topright",legend=c(expression(N[1]==60),expression(alpha[1]==0.1),expression(alpha[1]==0.2),expression(alpha[1]==0.3),expression(N[1]==90),expression(alpha[1]==0.1),expression(alpha[1]==0.2),expression(alpha[1]==0.3)),cex=.8,lwd=2,col=c("white",1:4,"white",4:6),lwd=2.5,ncol=2,bty="n",pch=c(1,1:4,1,4:6))
#lines(1:4,mans_no_effect_resp[7,4:6],type="b",lwd=2,col=2)
lines(1:4,mans_no_effect_resp[11,1:4],type="b",lwd=2,col=3,lty=2)
lines(1:4,mans_no_effect_resp[15,1:4],type="b",lwd=2,col=5,lty=2)
abline(h=0.025)
axis(1,c(1:4),c("lm","t-test","non par.diff","non par.val"),padj=-0.3,cex.axis=1.3)#,c("Selection","condPow","Pow"),padj=-0.3,cex.axis=1.3)
mtext(side=1,"Analysis",cex=1,line=2)#,line=2.2)
mtext(side=3,"Low Dose",cex=1.3)#,line=2.2)

plot(1:4,mans_no_effect_resp[8,1:4],type="b",xaxt="n",yaxt="n",ylim=c(0,0.05),lwd=2,col=1)
#lines(1:4,mans_no_effect_resp[8,4:6],type="b",lwd=2,col=2)
lines(1:4,mans_no_effect_resp[12,1:4],type="b",lwd=2,col=3,lty=2)
lines(1:4,mans_no_effect_resp[16,1:4],type="b",lwd=2,col=5,lty=2)#
abline(h=0.025)
axis(1,c(1:4),c("lm","t-test","non par.diff","non par.val"),padj=-0.3,cex.axis=1.3)#,c("Selection","condPow","Pow"),padj=-0.3,cex.axis=1.3)
mtext(side=1,"Analysis",cex=1,line=2)#,line=2.2)
mtext(side=3,"Medium dose",cex=1.3)#,line=2.2)


plot(1:4,mans_no_effect_resp[9,1:4],type="b",xaxt="n",yaxt="n",ylim=c(0,0.05),lwd=2,col=1)
#lines(1:4,mans_no_effect_resp[9,4:6],type="b",lwd=2,col=2)
lines(1:4,mans_no_effect_resp[13,1:4],type="b",lwd=2,col=3,lty=2)
lines(1:4,mans_no_effect_resp[17,1:4],type="b",lwd=2,col=5,lty=2)
abline(h=0.025)
axis(1,c(1:4),c("lm","t-test","non par.diff","non par.val"),padj=-0.3,cex.axis=1.3)#,c("Selection","condPow","Pow"),padj=-0.3,cex.axis=1.3)
mtext(side=1,"Analysis",cex=1,line=2)#,line=2.2)
mtext(side=3,"High dose",cex=1.3)#,line=2.2)

plot(1:4,mans_no_effect_resp[10,1:4],type="b",xaxt="n",yaxt="n",ylim=c(0,0.05),lwd=2,col=1)
#lines(1:4,mans_no_effect_resp[10,4:6],type="b",lwd=2,col=2)
lines(1:4,mans_no_effect_resp[14,1:4],type="b",lwd=2,col=3,lty=2)
lines(1:4,mans_no_effect_resp[18,1:4],type="b",lwd=2,col=5,lty=2)
mtext(side=4,"Global null hypothesis",cex=1,line=1)#,line=2.2)
abline(h=0.025)
axis(1,c(1:4),c("lm","t-test","non par.diff","non par.val"),padj=-0.3,cex.axis=1.3)#,c("Selection","condPow","Pow"),padj=-0.3,cex.axis=1.3)
mtext(side=1,"Analysis",cex=1,line=2)#,line=2.2)
mtext(side=3,"Total Study FWER",cex=1.3)#,line=2.2)

dev.off()
